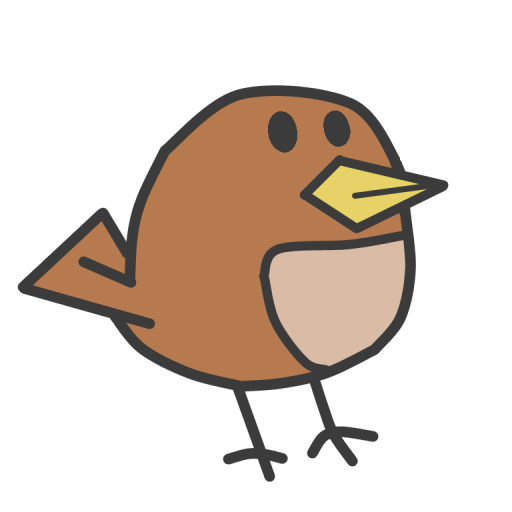
#> input picture Practicas/Practica6/pajaro.png, 512 x 512 px, found by its file name
$ python ConvertirImagenBMP.py
#> lines starting #> are read from the running program, lines starting #| are printed output that depends on the picture
from PIL import Image

img = Image.open('Images/pajaro.png')
#> img is the input picture: PIL image 512x512 RGBA; mean R, G, B, A 187.7, 175.7, 165.9, 82.7
img = img.resize((200,200))
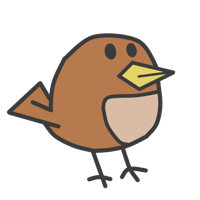
#> img: PIL image 200x200 RGBA; mean R, G, B, A 51.8, 39.8, 30, 82.7; transparent parts drawn white
img = img.convert('RGB')
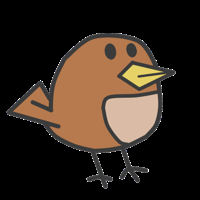
#> img: PIL image 200x200 RGB; mean R, G, B 51.8, 39.8, 30
img.save('pajaro.bmp')
